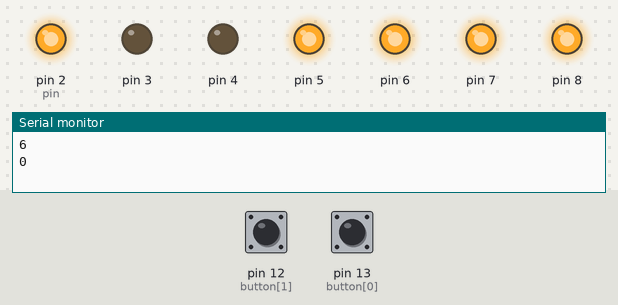
This sketch was run on a simulated Arduino Uno, built with avr-gcc and run on an emulated ATmega328P. On the bench: output pins drawn as LEDs (lit = HIGH), the last lines printed to the serial monitor. The inputs (shaded band) are chosen by the test bench; at power-on: pin 12 (button[1]) HIGH, pin 13 (button[0]) HIGH. Random numbers use the default seed unless the sketch sets one.

Above: at 1.2 s.
1.3 s: pin 12 (button[1]) pulled LOW for 0.15 s
At 2.1 s:
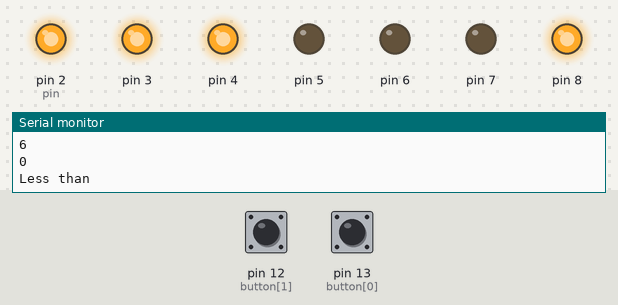
3.3 s: pin 13 (button[0]) pulled LOW for 0.15 s
At 4.8 s:
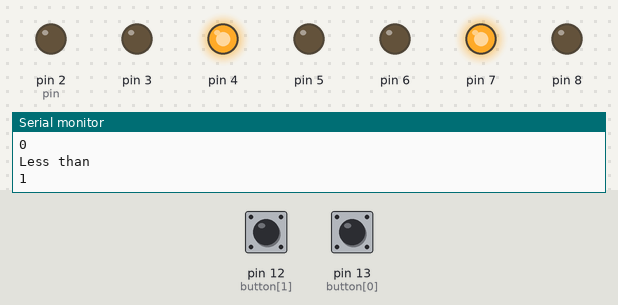
5.3 s: pin 13 (button[0]) pulled LOW for 1 s
At 6.3 s:
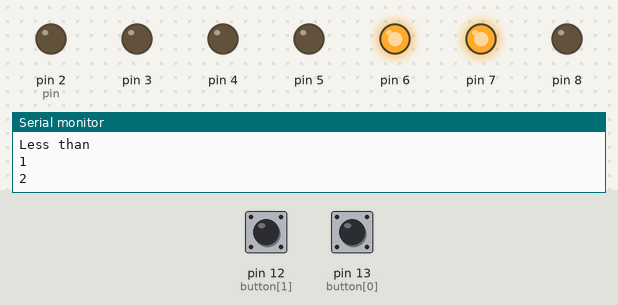
7.8 s: pin 13 (button[0]) pulled LOW for 0.15 s
At 9.4 s:
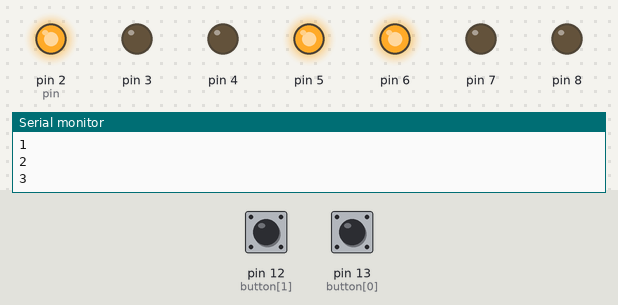
9.8 s: pin 13 (button[0]) pulled LOW for 3.2 s
At 11.0 s:
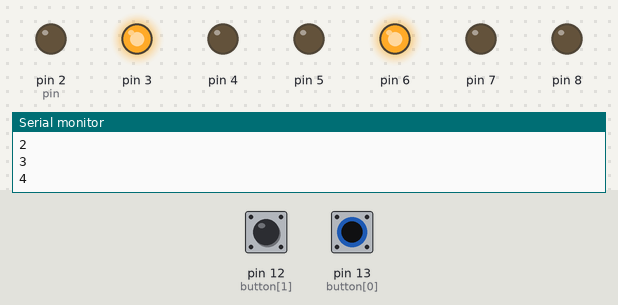
14.5 s: pin 13 (button[0]) pulled LOW for 0.15 s
At 15.7 s:
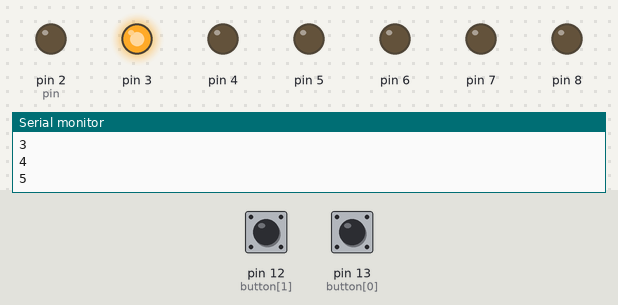
Timing chart, 0 to 17.5 s (numbered marks = the images above; inputs shaded):
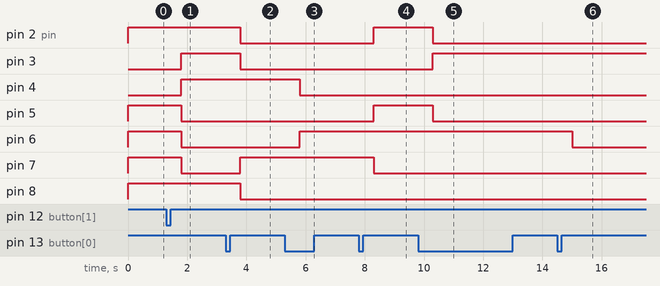

Measured:
- after the input at 1.3 s, pin 3, pin 4: LOW → HIGH after 0.50 s; pin 5–7: HIGH → LOW after 0.50 s
- after the input at 3.3 s, pin 2 (pin), pin 3, pin 8: HIGH → LOW after 0.50 s; pin 7: LOW → HIGH after 0.50 s
- after the input at 5.3 s, pin 4: HIGH → LOW after 0.50 s; pin 6: LOW → HIGH after 0.50 s
- after the input at 7.8 s, pin 2 (pin), pin 5: LOW → HIGH after 0.50 s; pin 7: HIGH → LOW after 0.50 s
- after the input at 9.8 s, pin 2 (pin), pin 5: HIGH → LOW after 0.50 s; pin 3: LOW → HIGH after 0.50 s
- after the input at 14.5 s, pin 6: HIGH → LOW after 0.50 s

The sketch:

10_0332_0437.ino
```cpp
int new_num_array[10][7] = {{1, 0, 0, 1, 1, 1, 1}, // 0
                            {0, 0, 1, 0, 0, 1, 0}, // 21
                            {0, 0, 0, 0, 1, 1, 0}, // 3
                            {1, 0, 0, 1, 1, 0, 0}, // 4
                            {0, 1, 0, 0, 1, 0, 0}, // 5
                            {0, 1, 0, 0, 0, 0, 0}, // 6
                            {0, 0, 0, 1, 1, 1, 1}, // 7
                            {0, 0, 0, 0, 0, 0, 0}, // 8
                            {0, 0, 0, 0, 1, 0, 0},
                            {1, 1, 1, 1, 1, 1, 1}}; // 9

int new_check_array[3][7] = {{0, 0, 0, 0, 0, 0, 1},  // 1
                             {0, 1, 0, 0, 0, 0, 1},  // G
                             {1, 1, 1, 0, 0, 0, 1}}; // L

int curNum = 0;
int button[2] = {13, 12};
int randomNumber;

int reading[2];
int lastButtonState[2] = {HIGH, HIGH};
int buttonState[2];

unsigned long long int debounceDelay = 50;
unsigned long long int lastDebounceTime[2];

void setup()
{
  for (int i = 0; i < 2; i++)
  {
    pinMode(button[i], INPUT_PULLUP);
  }
  for (int i = 2; i < 9; i++)
  {
    pinMode(i, OUTPUT);
  }

  randomSeed(analogRead(A0));
  randomNumber = random(1, 10);
  Serial.begin(9600);
  Serial.println(randomNumber);
  number(curNum);
  Serial.println(curNum);
}

int debounce(int i)
{
  int isChange = 0;
  reading[i] = digitalRead(button[i]);
  if (reading[i] != lastButtonState[i])
  {
    lastDebounceTime[i] = millis();
  }
  if ((millis() - lastButtonState[i]) > debounceDelay)
  {
    if (reading[i] != buttonState[i])
    {
      buttonState[i] = reading[i];
      isChange = 1;
    }
  }
  lastButtonState[i] = reading[i];
  return isChange;
}

void number(int num)
{
  int pin = 2;
  for (int i = 0; i < 7; i++)
  {
    digitalWrite(pin, (new_num_array[num][i]));
    pin++;
  }
}

void check(int num)
{
  int pin = 2;
  for (int i = 0; i < 7; i++)
  {
    digitalWrite(pin, (new_check_array[num][i]));
    pin++;
  }
}

void loop()
{

  if (debounce(0))
  {

    if (!buttonState[0])
    {
      curNum++;
      if (curNum == 9)
      {
        curNum = 0;
      }
      delay(500);
      Serial.println(curNum);
      number(curNum);
    }
  }

  if (debounce(1))
  {
    if (!buttonState[1])
    {
      if (curNum + 1 == randomNumber)
      {
        delay(500);
        check(0);
        Serial.println("Equal");
        randomNumber = random(1, 10);
        Serial.print("Random = ");
        Serial.println(randomNumber);
      }
      else if (curNum + 1 < randomNumber)
      {
        delay(500);
        check(2);
        Serial.println("Less than");
      }
      else if (curNum + 1 > randomNumber)
      {
        delay(500);
        check(1);
        Serial.println("More than");
      }
    }
  }
}
```
